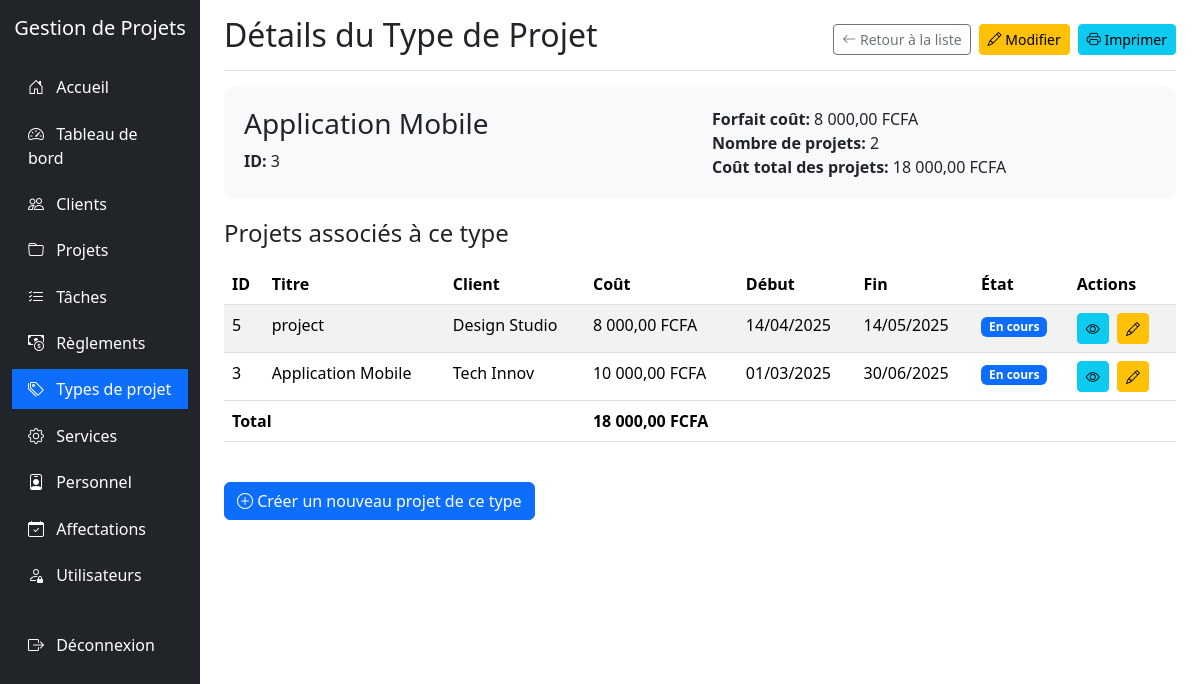
/typesprojet/view.php?id=3 (signed in), run on the app's committed database.
### tables this page shows
CREATE TABLE IF NOT EXISTS `typeprojet` (
  `IdTypeProjet` int NOT NULL AUTO_INCREMENT,
  `LibelleTypeProjet` varchar(255) NOT NULL,
  `ForfaitCoutTypeProjet` int DEFAULT NULL,
  PRIMARY KEY (`IdTypeProjet`)
);

CREATE TABLE IF NOT EXISTS `projet` (
  `IdProjet` int NOT NULL AUTO_INCREMENT,
  `TitreProjet` varchar(255) NOT NULL,
  `DescriptionProjet` varchar(255) DEFAULT NULL,
  `CoutProjet` int DEFAULT NULL,
  `DateDebutProjet` date DEFAULT NULL,
  `DateFinProjet` date DEFAULT NULL,
  `EtatProjet` int DEFAULT NULL,
  `IdClient` int DEFAULT NULL,
  `IdTypeProjet` int DEFAULT NULL,
  PRIMARY KEY (`IdProjet`),
  KEY `IdClient` (`IdClient`),
  KEY `IdTypeProjet` (`IdTypeProjet`),
  CONSTRAINT `projet_ibfk_1` FOREIGN KEY (`IdClient`) REFERENCES `client` (`IdClient`),
  CONSTRAINT `projet_ibfk_2` FOREIGN KEY (`IdTypeProjet`) REFERENCES `typeprojet` (`IdTypeProjet`)
);

CREATE TABLE IF NOT EXISTS `client` (
  `IdClient` int NOT NULL AUTO_INCREMENT,
  `NomClient` varchar(255) NOT NULL,
  `AdresseClient` varchar(255) DEFAULT NULL,
  `EmailClient` varchar(255) DEFAULT NULL,
  `TelClient` varchar(255) DEFAULT NULL,
  PRIMARY KEY (`IdClient`)
);

### typesprojet/view.php (the view, shortened to what this page needs)
<?php
require_once '../config.php';
$id = $_GET['id'];
$sql = "SELECT * FROM TYPEPROJET WHERE IdTypeProjet = $id";
$result = mysqli_query($conn, $sql);
$typeProjet = mysqli_fetch_assoc($result);
$projetsSql = "SELECT p.*, c.NomClient
              FROM PROJET p
              JOIN CLIENT c ON p.IdClient = c.IdClient
              WHERE p.IdTypeProjet = $id
              ORDER BY p.DateDebutProjet DESC";
$projetsResult = mysqli_query($conn, $projetsSql);
$totalProjetsSql = "SELECT COUNT(*) as count, SUM(CoutProjet) as total FROM PROJET WHERE IdTypeProjet = $id";
$totalProjetsResult = mysqli_query($conn, $totalProjetsSql);
$totalProjets = mysqli_fetch_assoc($totalProjetsResult);
$projetsCount = $totalProjets['count'];
$totalCout = $totalProjets['total'] ?: 0;
?>
<!DOCTYPE html>
<html lang="fr">
<head>
<link href="../libs/bootstrap@5.3.0-alpha1/dist/css/bootstrap.min.css" rel="stylesheet">
<link rel="stylesheet" href="../libs/bootstrap-icons-1.10.0/font/bootstrap-icons.css"">
</head>
<body>
    <div class="container-fluid">
        <div class="row">
            <div class="col-md-3 col-lg-2 d-md-block sidebar collapse">
                <div class="position-sticky pt-3">
                    <div class="text-center mb-4">
                        <h5 class="text-white">Gestion de Projets</h5>
                    </div>
                    <ul class="nav flex-column">
                        <li class="nav-item">
                            <a class="nav-link" href="../index.php">
                                <i class="bi bi-house-door"></i> Accueil
                            </a>
                        </li>
                        <li class="nav-item">
                            <a class="nav-link" href="../dashboard/index.php">
                                <i class="bi bi-speedometer2"></i> Tableau de bord
                            </a>
                        </li>
                        <li class="nav-item">
                            <a class="nav-link" href="../clients/index.php">
                                <i class="bi bi-people"></i> Clients
                            </a>
                        </li>
                        <li class="nav-item">
                            <a class="nav-link" href="../projets/index.php">
                                <i class="bi bi-folder"></i> Projets
                            </a>
                        </li>
                        <li class="nav-item">
                            <a class="nav-link" href="../taches/index.php">
                                <i class="bi bi-list-check"></i> Tâches
                            </a>
                        </li>
                        <li class="nav-item">
                            <a class="nav-link" href="../reglements/index.php">
                                <i class="bi bi-cash-coin"></i> Règlements
                            </a>
                        </li>
                        <li class="nav-item">
                            <a class="nav-link active" href="../typesprojet/index.php">
                                <i class="bi bi-tags"></i> Types de projet
                            </a>
                        </li>
                        <li class="nav-item">
                            <a class="nav-link" href="../services/index.php">
                                <i class="bi bi-gear"></i> Services
                            </a>
                        </li>
                        <li class="nav-item">
                            <a class="nav-link" href="../personnel/index.php">
                                <i class="bi bi-person-badge"></i> Personnel
                            </a>
                        </li>
                        <li class="nav-item">
                            <a class="nav-link" href="../affectations/index.php">
                                <i class="bi bi-calendar-check"></i> Affectations
                            </a>
                        </li>
                        <?php if ($_SESSION['role'] == 'admin'): ?>
                        <li class="nav-item">
                            <a class="nav-link" href="../utilisateurs/index.php">
                                <i class="bi bi-person-lock"></i> Utilisateurs
                            </a>
                        </li>
                        <?php endif; ?>
                        <li class="nav-item mt-4">
                            <a class="nav-link" href="../logout.php">
                                <i class="bi bi-box-arrow-right"></i> Déconnexion
                            </a>
                        </li>
                    </ul>
                </div>
            </div>
            <div class="col-md-9 ms-sm-auto col-lg-10 px-md-4">
                <div class="d-flex justify-content-between flex-wrap flex-md-nowrap align-items-center pt-3 pb-2 mb-3 border-bottom">
                    <h1 class="h2">Détails du Type de Projet</h1>
                    <div class="btn-toolbar mb-2 mb-md-0">
                        <a href="index.php" class="btn btn-sm btn-outline-secondary me-2">
                            <i class="bi bi-arrow-left"></i> Retour à la liste
                        </a>
                        <a href="edit.php?id=<?php echo $id; ?>" class="btn btn-sm btn-warning me-2">
                            <i class="bi bi-pencil"></i> Modifier
                        </a>
                        <button onclick="window.print()" class="btn btn-sm btn-info">
                            <i class="bi bi-printer"></i> Imprimer
                        </button>
                    </div>
                </div>
                <div class="type-header">
                    <div class="row">
                        <div class="col-md-6">
                            <h3><?php echo htmlspecialchars($typeProjet['LibelleTypeProjet']); ?></h3>
                            <p class="type-info"><strong>ID:</strong> <?php echo $typeProjet['IdTypeProjet']; ?></p>
                        </div>
                        <div class="col-md-6">
                            <p class="type-info"><strong>Forfait coût:</strong> <?php echo number_format($typeProjet['ForfaitCoutTypeProjet'], 2, ',', ' '); ?> FCFA</p>
                            <p class="type-info"><strong>Nombre de projets:</strong> <?php echo $projetsCount; ?></p>
                            <p class="type-info"><strong>Coût total des projets:</strong> <?php echo number_format($totalCout, 2, ',', ' '); ?> FCFA</p>
                        </div>
                    </div>
                </div>
                <h4 class="mb-3">Projets associés à ce type</h4>
                <?php if (mysqli_num_rows($projetsResult) > 0): ?>
                <div class="table-responsive">
                    <table class="table table-striped table-hover">
                        <thead>
                            <tr>
                                <th>ID</th>
                                <th>Titre</th>
                                <th>Client</th>
                                <th>Coût</th>
                                <th>Début</th>
                                <th>Fin</th>
                                <th>État</th>
                                <th class="no-print">Actions</th>
                            </tr>
                        </thead>
                        <tbody>
                            <?php while($projet = mysqli_fetch_assoc($projetsResult)):
                                $etat = "";
                                switch($projet['EtatProjet']) {
                                    case 1: $etat = "<span class='badge bg-primary'>En cours</span>"; break;
                                }
                            ?>
                            <tr>
                                <td><?php echo $projet['IdProjet']; ?></td>
                                <td><?php echo htmlspecialchars($projet['TitreProjet']); ?></td>
                                <td><?php echo htmlspecialchars($projet['NomClient']); ?></td>
                                <td><?php echo number_format($projet['CoutProjet'], 2, ',', ' '); ?> FCFA</td>
                                <td><?php echo date('d/m/Y', strtotime($projet['DateDebutProjet'])); ?></td>
                                <td><?php echo date('d/m/Y', strtotime($projet['DateFinProjet'])); ?></td>
                                <td><?php echo $etat; ?></td>
                                <td class="no-print">
                                    <a href="../projets/view.php?id=<?php echo $projet['IdProjet']; ?>" class="btn btn-sm btn-info me-1"><i class="bi bi-eye"></i></a>
                                    <a href="../projets/edit.php?id=<?php echo $projet['IdProjet']; ?>" class="btn btn-sm btn-warning me-1"><i class="bi bi-pencil"></i></a>
                                </td>
                            </tr>
                            <?php endwhile; ?>
                        </tbody>
                        <tfoot>
                            <tr>
                                <th colspan="3">Total</th>
                                <th><?php echo number_format($totalCout, 2, ',', ' '); ?> FCFA</th>
                                <th colspan="4"></th>
                            </tr>
                        </tfoot>
                    </table>
                </div>
                <?php else: ?>
                <div class="alert alert-info">
                    Aucun projet associé à ce type.
                </div>
                <?php endif; ?>
                <div class="mt-4">
                    <a href="../projets/create.php?type=<?php echo $id; ?>" class="btn btn-primary no-print">
                        <i class="bi bi-plus-circle"></i> Créer un nouveau projet de ce type
                    </a>
                </div>
            </div>
        </div>
    </div>
</body>
</html>

### typesprojet/view.php (style rules this page uses)
.sidebar { min-height: 100vh; background-color: #212529; }
.sidebar .nav-link { color: #fff; padding: 0.5rem 1rem; margin: 0.2rem 0; }
.sidebar .nav-link.active { background-color: #0d6efd; }
.sidebar .nav-link i { margin-right: 0.5rem; }
.type-header { background-color: #f8f9fa; border-radius: 10px; padding: 20px; margin-bottom: 20px; }
.type-info { margin-bottom: 0; }

### data on the page
typeprojet: LibelleTypeProjet "Application Mobile", IdTypeProjet "3", ForfaitCoutTypeProjet "8 000,00"
projet: IdProjet "5", TitreProjet "project", IdClient.NomClient "Design Studio", CoutProjet "8 000,00", DateDebutProjet "14/04/2025", DateFinProjet "14/05/2025", EtatProjet "En cours"
projet: IdProjet "3", TitreProjet "Application Mobile", IdClient.NomClient "Tech Innov", CoutProjet "10 000,00", DateDebutProjet "01/03/2025", DateFinProjet "30/06/2025", EtatProjet "En cours"

### other printed values
$projetsCount "2"
$totalCout "18 000,00"
